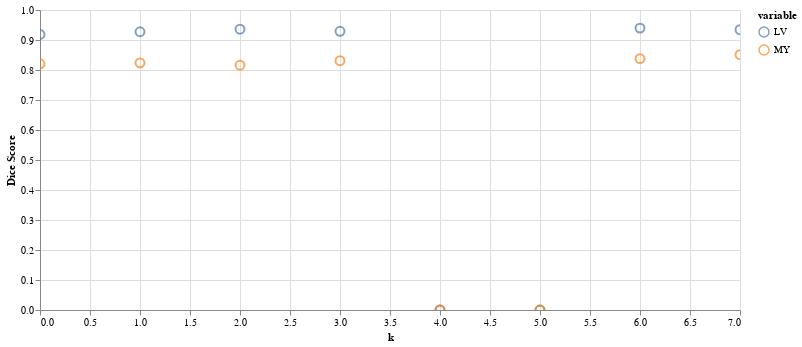

Notebook code for this chart:
### Code cell
results = eval_dihedral_series(img(), trueMask(), trainedModel, components=['bg','LV','MY'])
plot_eval_series(results, chart_type="point")

### Figure 1 — Vega-Lite specification as saved in the notebook (floating-point values rounded to 4 significant figures)
{"config": {"view": {"continuousWidth": 400, "continuousHeight": 300}}, "data": {"name": "data-82a5bd4264c055c261dd8f2d33277026"}, "mark": {"type": "point", "size": 80}, "encoding": {"color": {"field": "variable", "type": "nominal"}, "tooltip": {"field": "Dice Score", "type": "quantitative"}, "x": {"field": "k", "type": "quantitative"}, "y": {"field": "Dice Score", "type": "quantitative"}}, "height": 300, "selection": {"selector006": {"type": "interval", "bind": "scales", "encodings": ["x", "y"]}}, "width": 700, "$schema": "https://vega.github.io/schema/vega-lite/v4.17.0.json", "datasets": {"data-82a5bd4264c055c261dd8f2d33277026": [{"k": 0, "variable": "LV", "Dice Score": 0.9186}, {"k": 1, "variable": "LV", "Dice Score": 0.9275}, {"k": 2, "variable": "LV", "Dice Score": 0.9361}, {"k": 3, "variable": "LV", "Dice Score": 0.9289}, {"k": 4, "variable": "LV", "Dice Score": 0.0}, {"k": 5, "variable": "LV", "Dice Score": 0.0}, {"k": 6, "variable": "LV", "Dice Score": 0.9396}, {"k": 7, "variable": "LV", "Dice Score": 0.9342}, {"k": 0, "variable": "MY", "Dice Score": 0.8207}, {"k": 1, "variable": "MY", "Dice Score": 0.8238}, {"k": 2, "variable": "MY", "Dice Score": 0.8158}, {"k": 3, "variable": "MY", "Dice Score": 0.8312}, {"k": 4, "variable": "MY", "Dice Score": 0.0}, {"k": 5, "variable": "MY", "Dice Score": 0.0}, {"k": 6, "variable": "MY", "Dice Score": 0.8379}, {"k": 7, "variable": "MY", "Dice Score": 0.8509}]}}
